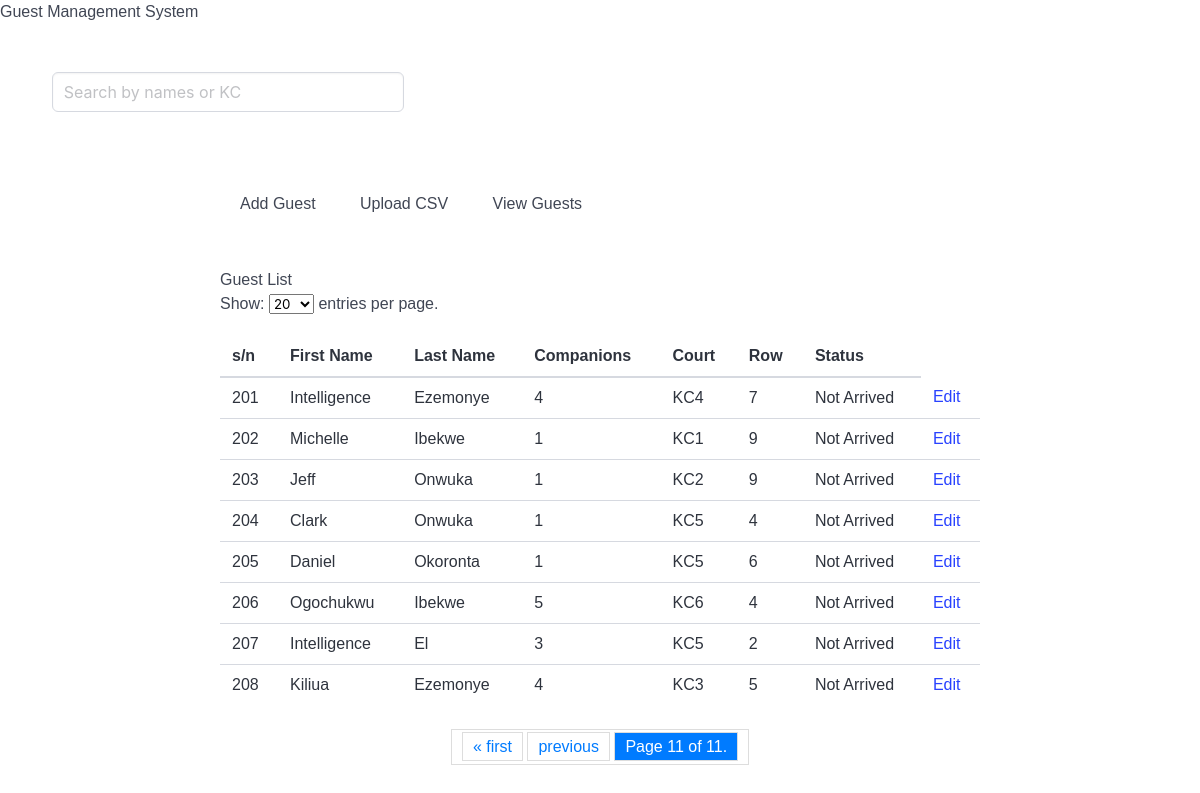
Page /list_guests/?page=11&per_page=20 on the committed database.
### guests/models.py (models this page shows, shortened)
class Guest(models.Model):
    first_name = models.CharField(max_length=100)
    last_name = models.CharField(max_length=100)
    has_arrived = models.BooleanField(default=False)
    number_of_companions = models.PositiveIntegerField(default=0)
    court = models.CharField(max_length=5, null=True)
    row = models.PositiveIntegerField(default=0)

### guests/views.py (the view)
# urls.py: path('list_guests/', views.list_guests, name='list_guests'),
def list_guests(request):
    success_message = request.session.pop('upload_message', None)
    guests = Guest.objects.all()
    per_page = request.GET.get('per_page', 20)
    try:
        per_page = int(per_page)
    except ValueError:
        per_page = 20
    paginator = Paginator(guests, per_page)
    page_number = request.GET.get('page')
    page_obj = paginator.get_page(page_number)
    highlight_id = request.GET.get('highlight')
    highlighted_guest = None
    if highlight_id:
        try:
            highlighted_guest = int(highlight_id)
        except ValueError:
            pass
    return render(request, 'guests/guest_list.html', {
        'page_obj': page_obj,
        'success_message': success_message,
        'per_page': per_page,
        'highlighted_guest': highlighted_guest,
    })

### guests/templates/guests/guest_list.html (shortened to what this page needs)
{% extends "guests/base.html" %}
{% load static %}
{% block content %}
<div class="container">
    <button id="show-add-form">Add Guest</button>
    <button id="show-upload-form">Upload CSV</button>
    <button onclick="window.location.href='{% url 'list_guests' %}'">View Guests</button>
</div>
<div class="container">
    <h1>Guest List</h1>
    <div class="per-page-selector">
        <form method="get" action="">
            <label for="per-page">Show:</label>
            <select id="per-page" name="per_page" onchange="this.form.submit()">
                <option value="20" {% if per_page|default:20 == 20 %}selected{% endif %}>20</option>
            </select> entries per page.
        </form>
    </div>
    <table class="table">
        <thead>
            <tr>
                <th>s/n</th>
                <th>First Name</th>
                <th>Last Name</th>
                <th>Companions</th>
                <th>Court</th>
                <th>Row</th>
                <th>Status</th>
            </tr>
        </thead>
        <tbody id="results">
            {% for guest in page_obj %}
            <tr class="{% if guest.id == highlighted_guest %}highlight{% endif %}">
                <td>{{ guest.id }}</td>
                <td>{{ guest.first_name }}</td>
                <td>{{ guest.last_name }}</td>
                <td>{{ guest.number_of_companions }}</td>
                <td>{{ guest.court }}</td>
                <td>{{ guest.row }}</td>
                <td>{{ guest.has_arrived|yesno:"Arrived,Not Arrived" }}</td>
                <td>
                    <a href="{% url 'guest-edit' guest.id %}" class="btn btn-warning btn-sm">Edit</a>
                </td>
            </tr>
            {% empty %}
            <tr>
                <td colspan="7">No guests found.</td>
            </tr>
            {% endfor %}
        </tbody>
    </table>
    <div class="pagination">
        <span class="step-links">
            {% if page_obj.has_previous %}
            <a href="?page=1&per_page={{ per_page|default:20 }}">&laquo; first</a>
            <a href="?page={{ page_obj.previous_page_number }}&per_page={{ per_page|default:20 }}">previous</a>
            {% endif %}
            <span class="current">
                Page {{ page_obj.number }} of {{ page_obj.paginator.num_pages }}.
            </span>
        </span>
    </div>
</div>
{% endblock %}

### rows in the picture
Guest: id "201", first_name "Intelligence", last_name "Ezemonye", number_of_companions "4", court "KC4", row "7", has_arrived "Not Arrived"
Guest: id "202", first_name "Michelle", last_name "Ibekwe", number_of_companions "1", court "KC1", row "9", has_arrived "Not Arrived"
Guest: id "203", first_name "Jeff", last_name "Onwuka", number_of_companions "1", court "KC2", row "9", has_arrived "Not Arrived"
Guest: id "204", first_name "Clark", last_name "Onwuka", number_of_companions "1", court "KC5", row "4", has_arrived "Not Arrived"
Guest: id "205", first_name "Daniel", last_name "Okoronta", number_of_companions "1", court "KC5", row "6", has_arrived "Not Arrived"
Guest: id "206", first_name "Ogochukwu", last_name "Ibekwe", number_of_companions "5", court "KC6", row "4", has_arrived "Not Arrived"
Guest: id "207", first_name "Intelligence", last_name "El", number_of_companions "3", court "KC5", row "2", has_arrived "Not Arrived"
Guest: id "208", first_name "Kiliua", last_name "Ezemonye", number_of_companions "4", court "KC3", row "5", has_arrived "Not Arrived"

### other values in the picture
{{ page_obj.number }} "11"
{{ page_obj.paginator.num_pages }} "11"
